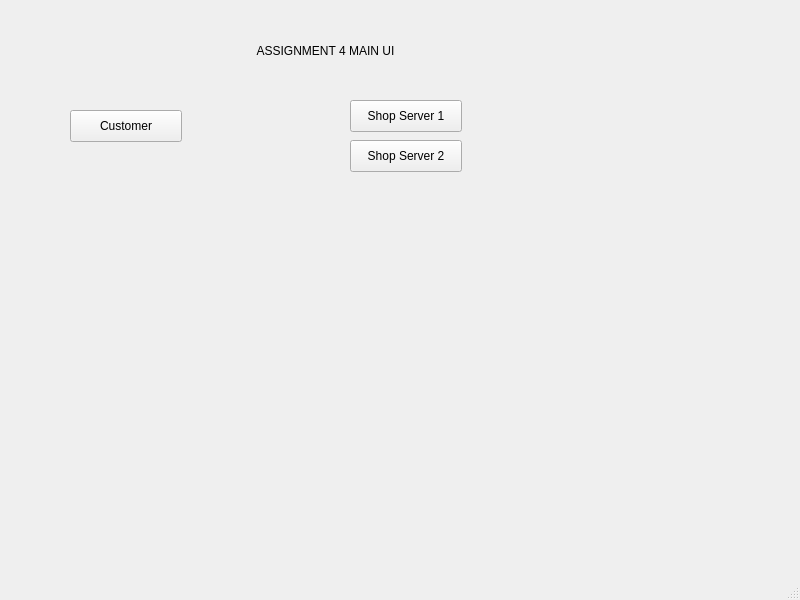
<?xml version="1.0" encoding="UTF-8"?>
<ui version="4.0">
 <class>MainWindow</class>
 <widget class="QMainWindow" name="MainWindow">
  <property name="geometry">
   <rect>
    <x>0</x>
    <y>0</y>
    <width>800</width>
    <height>600</height>
   </rect>
  </property>
  <property name="windowTitle">
   <string>MainWindow</string>
  </property>
  <widget class="QWidget" name="centralwidget">
   <widget class="QPushButton" name="pushButton">
    <property name="geometry">
     <rect>
      <x>70</x>
      <y>110</y>
      <width>112</width>
      <height>32</height>
     </rect>
    </property>
    <property name="text">
     <string>Customer</string>
    </property>
   </widget>
   <widget class="QPushButton" name="pushButton_2">
    <property name="geometry">
     <rect>
      <x>350</x>
      <y>100</y>
      <width>112</width>
      <height>32</height>
     </rect>
    </property>
    <property name="text">
     <string>Shop Server 1</string>
    </property>
   </widget>
   <widget class="QLabel" name="label">
    <property name="geometry">
     <rect>
      <x>60</x>
      <y>20</y>
      <width>531</width>
      <height>61</height>
     </rect>
    </property>
    <property name="text">
     <string>ASSIGNMENT 4 MAIN UI</string>
    </property>
    <property name="scaledContents">
     <bool>false</bool>
    </property>
    <property name="alignment">
     <set>Qt::AlignCenter</set>
    </property>
   </widget>
   <widget class="QPushButton" name="pushButton_3">
    <property name="geometry">
     <rect>
      <x>350</x>
      <y>140</y>
      <width>112</width>
      <height>32</height>
     </rect>
    </property>
    <property name="text">
     <string>Shop Server 2</string>
    </property>
   </widget>
  </widget>
  <widget class="QMenuBar" name="menubar">
   <property name="geometry">
    <rect>
     <x>0</x>
     <y>0</y>
     <width>800</width>
     <height>22</height>
    </rect>
   </property>
  </widget>
  <widget class="QStatusBar" name="statusbar"/>
 </widget>
 <resources/>
 <connections/>
</ui>
